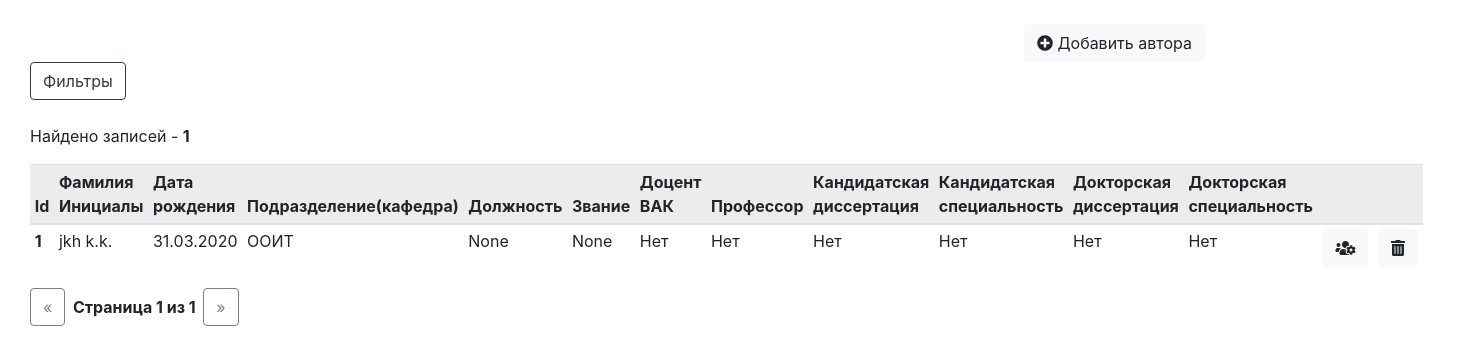
Page /author/ (signed in) on the earlier database version.
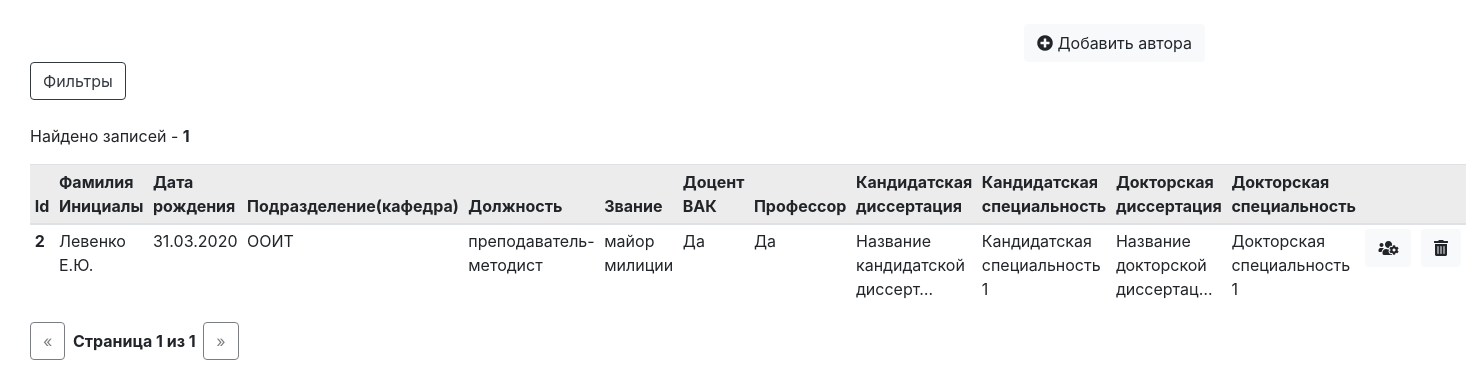
Same page on the later database version.
### authors/models.py (models this page shows, shortened)
class Author(models.Model):
    subdivision = models.ForeignKey(Subdivision, on_delete=models.SET_NULL, null=True, verbose_name="Подразделение")
    lastname = models.CharField(max_length=100, verbose_name="Фамилия", validators=[name_validator])
    firstname = models.CharField(max_length=100, verbose_name="Имя", validators=[name_validator])
    patronymic = models.CharField(max_length=100, verbose_name="Отчество", validators=[name_validator])
    date_of_birth = models.DateField(blank=True, null=True, verbose_name="Дата рождения")
    rank = models.ForeignKey(Rank, on_delete=models.SET_NULL, blank=True, null=True, verbose_name="Звание")
    position = models.ForeignKey(Position, on_delete=models.SET_NULL, blank=True, null=True, verbose_name="Должность")
    position_date = models.DateField(blank=True, null=True, verbose_name="Дата назначения на должность")
    is_docentvak = models.BooleanField(default=False, verbose_name="Является доцентом ВАК")
    docentvak_date = models.DateField(blank=True, null=True, verbose_name="Дата присовения доцента ВАК")
    is_professor = models.BooleanField(default=False, verbose_name="Является профессором")
    professor_date = models.DateField(blank=True, null=True, verbose_name="Дата присвоения профессороской степени")
    is_candidate = models.BooleanField(default=False, verbose_name="Является кандидатом наук")
    candidate_date = models.DateField(blank=True, null=True, verbose_name="Дата присвоения кандидата наук")
    candidate_title = models.TextField(blank=True, null=True, verbose_name="Название кандидатской диссертации")
    candidate_specialty = models.ForeignKey(Candidatespecialty, on_delete=models.SET_NULL, blank=True, null=True,
                                            verbose_name="Кандидатская специальность")
    is_doctor = models.BooleanField(default=False, verbose_name="Является доктором наук")
    doctor_date = models.DateField(blank=True, null=True, verbose_name="Дата присвоения доктора наук")
    doctor_title = models.TextField(blank=True, null=True, verbose_name="Название докторской диссертации")
    doctor_specialty = models.ForeignKey(Doctorspecialty, on_delete=models.SET_NULL, blank=True, null=True,
                                         verbose_name="Докторская специальность")
    extra_data = models.TextField(blank=True, null=True, verbose_name="Дополнительные данные")
    work_status = models.ForeignKey(Workstatus, on_delete=models.SET_NULL, null=True,
                                    verbose_name="Рабочий статус")
    class Meta:
        ordering = ('lastname',)
        verbose_name = 'Автор'
        verbose_name_plural = 'Авторы'
    @property
    def get_full_name(self):
        return "{} {}.{}.".format(self.lastname, self.firstname[0], self.patronymic[0])
    @property
    def get_is_docent_vak(self):
        return "{}".format("Да" if self.is_docentvak else "Нет")
    @property
    def get_is_professor(self):
        return "{}".format("Да" if self.is_professor else "Нет")

class Subdivision(models.Model):
    subdivision_name = models.CharField(max_length=255, verbose_name="Наименование подразделения")
    subdivision_short_name = models.CharField(max_length=70, verbose_name="Сокращенное наименование подразделения",
                                              blank=True, null=True)
    group = models.ForeignKey(Subdivisiongroup, on_delete=models.SET_NULL, null=True, verbose_name="Группа подразделений")
    def __str__(self):
        return self.subdivision_name
    class Meta:
        ordering = ('subdivision_name',)
        verbose_name = 'Подразделение'
        verbose_name_plural = 'Подразделения'

class Position(models.Model):
    position_name = models.CharField(max_length=255, verbose_name="Должность")
    def __str__(self):
        return self.position_name
    class Meta:
        ordering = ('position_name',)
        verbose_name = 'Должность'
        verbose_name_plural = 'Должности'

class Rank(models.Model):
    rank = models.CharField(max_length=100, verbose_name="Звание")
    def __str__(self):
        return self.rank
    class Meta:
        ordering = ('id',)
        verbose_name = 'Звание'
        verbose_name_plural = 'Звания'

class Candidatespecialty(models.Model):
    candidate_specialty_title = models.CharField(max_length=255, verbose_name="Название кандидатской диссертации")
    class Meta:
        ordering = ('candidate_specialty_title',)
        verbose_name = 'Кандидатская специальность'
        verbose_name_plural = 'Кандидатские специальности'

class Doctorspecialty(models.Model):
    doctor_specialty_title = models.CharField(max_length=255, verbose_name="Название докторской диссертации")
    class Meta:
        ordering = ('doctor_specialty_title',)
        verbose_name = 'Докторская специальность'
        verbose_name_plural = 'Докторские специальности'

### authors/views.py (the view)
# urls.py: path('', login_required(views.author_list), name='list'),
def author_list(request):
    f = AuthorFilter(request.GET, queryset=Author.objects.all().order_by('lastname'))
    paginator = Paginator(f.qs, 50)
    page = request.GET.get('page')
    authors = paginator.get_page(page)
    return render(request, 'authors/authors_list.html', {'list': authors,
                                                         'filter': f,
                                                         })

### authors/templates/authors/authors_list.html (shortened to what this page needs)
{% extends "base_list.html" %}
{% load url_replace %}
{% load static %}
{% block add_button %}
    <a href="{% url 'authors:add' %}" class="btn btn-light"><i class="fas fa-plus-circle"></i> Добавить автора</a>
{% endblock %}
{% block list %}
    <table class="table table-sm">
        <thead class="table-active">
        <tr>
            <th class="sorting" scope="col" id='id' >Id</th>
            <th class="sorting" scope="col" id='lastname'>Фамилия Инициалы</th>
            <th class="sorting" scope="col" id='dateofbirth'>Дата рождения</th>
            <th class="sorting" scope="col" id='subdivision'>Подразделение(кафедра)</th>
            <th class="sorting" scope="col" id='position'>Должность</th>
            <th class="sorting" scope="col" id='rank'>Звание</th>
            <th >Доцент ВАК</th>
            <th >Профессор</th>
            <th >Кандидатская диссертация</th>
            <th >Кандидатская специальность</th>
            <th >Докторская диссертация</th>
            <th  scope="col">Докторская специальность</th>
            <th  scope="col"></th>
            <th  scope="col"></th>
        </tr>
        </thead>
        <tbody>
        {% for author in list %}
            <tr>
                <th scope="row">{{ author.id }}</th>
                <td>{{ author.get_full_name }}</td>
                <td>{{ author.date_of_birth|date:"d.m.Y" }}</td>
                <td title="{{ author.subdivision }}">{{ author.subdivision.subdivision_short_name }}</td>
                <td>{{ author.position }}</td>
                <td>{{ author.rank }}</td>
                <td>{{ author.get_is_docent_vak }}</td>
                <td>{{ author.get_is_professor }}</td>
                <td title="{{ author.candidate_title }}">{{ author.candidate_title|truncatechars:30|default:"Нет" }}</td>
                <td title="{{ author.candidate_specialty.candidate_specialty_title }}">{{ author.candidate_specialty.candidate_specialty_title|truncatechars:30|default:"Нет" }}</td>
                <td title="{{ author.doctor_title }}">{{ author.doctor_title|truncatechars:30|default:"Нет" }}</td>
                <td title="{{ author.doctor_specialty.doctor_title }}">{{ author.doctor_specialty.doctor_specialty_title|truncatechars:30|default:"Нет" }}</td>
                <td><a href="{% url 'authors:update' author.id %}" class="btn btn-light"><i class="fas fa-users-cog"></i></a></td>
                <td><a href="{% url 'authors:delete' author.id %}" class="btn btn-light"><i class="fas fa-trash-alt"></i></a></td>
            </tr>
        {% endfor %}
        </tbody>
    </table>
{% endblock %}

Differences in the rows shown:
removed Author: id "1", get_full_name "jkh k.k.", date_of_birth "31.03.2020", subdivision.subdivision_short_name "ООИТ", position "None", rank "None", get_is_docent_vak "Нет", get_is_professor "Нет", candidate_title "Нет", candidate_specialty.candidate_specialty_title "Нет", doctor_title "Нет", doctor_specialty.doctor_specialty_title "Нет"
added Author: id "2", get_full_name "Левенко Е.Ю.", date_of_birth "31.03.2020", subdivision.subdivision_short_name "ООИТ", position "преподаватель-методист", rank "майор милиции", get_is_docent_vak "Да", get_is_professor "Да", candidate_title "Название кандидатской диссерт…", candidate_specialty.candidate_specialty_title "Кандидатская специальность 1", doctor_title "Название докторской диссертац…", doctor_specialty.doctor_specialty_title "Докторская специальность 1"
